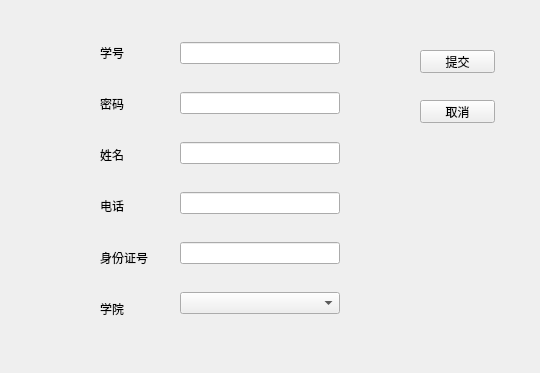
<?xml version="1.0" encoding="UTF-8"?>
<ui version="4.0">
 <class>acount_request</class>
 <widget class="QWidget" name="acount_request">
  <property name="geometry">
   <rect>
    <x>0</x>
    <y>0</y>
    <width>540</width>
    <height>373</height>
   </rect>
  </property>
  <property name="windowTitle">
   <string>Form</string>
  </property>
  <widget class="QWidget" name="verticalLayoutWidget">
   <property name="geometry">
    <rect>
     <x>100</x>
     <y>30</y>
     <width>81</width>
     <height>301</height>
    </rect>
   </property>
   <layout class="QVBoxLayout" name="verticalLayout">
    <item>
     <widget class="QLabel" name="label_3">
      <property name="text">
       <string>学号</string>
      </property>
     </widget>
    </item>
    <item>
     <widget class="QLabel" name="label_5">
      <property name="text">
       <string>密码</string>
      </property>
     </widget>
    </item>
    <item>
     <widget class="QLabel" name="label_6">
      <property name="text">
       <string>姓名</string>
      </property>
     </widget>
    </item>
    <item>
     <widget class="QLabel" name="label_4">
      <property name="text">
       <string>电话</string>
      </property>
     </widget>
    </item>
    <item>
     <widget class="QLabel" name="label_2">
      <property name="text">
       <string>身份证号</string>
      </property>
     </widget>
    </item>
    <item>
     <widget class="QLabel" name="label">
      <property name="text">
       <string>学院</string>
      </property>
     </widget>
    </item>
   </layout>
  </widget>
  <widget class="QWidget" name="verticalLayoutWidget_2">
   <property name="geometry">
    <rect>
     <x>180</x>
     <y>20</y>
     <width>160</width>
     <height>321</height>
    </rect>
   </property>
   <layout class="QVBoxLayout" name="verticalLayout_2">
    <item>
     <widget class="QLineEdit" name="lineEdit"/>
    </item>
    <item>
     <widget class="QLineEdit" name="lineEdit_2"/>
    </item>
    <item>
     <widget class="QLineEdit" name="lineEdit_3"/>
    </item>
    <item>
     <widget class="QLineEdit" name="lineEdit_4"/>
    </item>
    <item>
     <widget class="QLineEdit" name="lineEdit_5"/>
    </item>
    <item>
     <widget class="QComboBox" name="comboBox"/>
    </item>
   </layout>
  </widget>
  <widget class="QPushButton" name="pushButton">
   <property name="geometry">
    <rect>
     <x>420</x>
     <y>50</y>
     <width>75</width>
     <height>23</height>
    </rect>
   </property>
   <property name="text">
    <string>提交</string>
   </property>
  </widget>
  <widget class="QPushButton" name="pushButton_2">
   <property name="geometry">
    <rect>
     <x>420</x>
     <y>100</y>
     <width>75</width>
     <height>23</height>
    </rect>
   </property>
   <property name="text">
    <string>取消</string>
   </property>
  </widget>
 </widget>
 <resources/>
 <connections/>
</ui>
